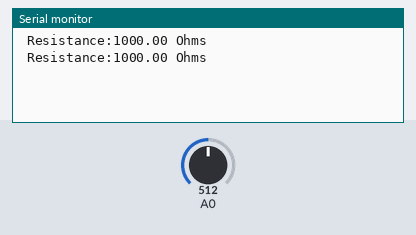
Simulated run of this sketch. Board: Arduino Uno, built with avr-gcc and run on an emulated ATmega328P. On the bench: the last lines printed to the serial monitor. The test bench sets the inputs (shaded band); at power-on: A0 = 512.

Above: at 1.8 s.
1.9 s: A0 set to 0
At 2.8 s:
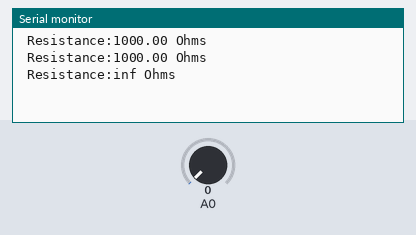
4.5 s: A0 set to 122
At 5.6 s:
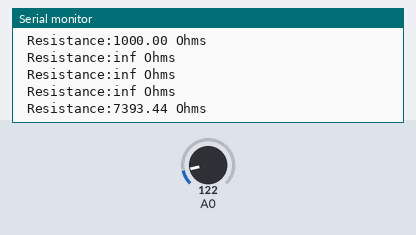

Measured:
- after the input at 1.9 s, the serial monitor: prints a new line after 0.10 s (image 1)
- after the input at 4.5 s, the serial monitor: prints a new line after 0.50 s (image 2)

The sketch:

resistor_reader.ino
```cpp
/* Resistance Measurement - www.circuits4you.com Reads an analog input on pin 0, converts it to resistance, and prints the result to the serial monitor. */
// the setup routine runs once when you press reset:
void setup() {
// initialize serial communication at 9600 bits per second:
Serial.begin( 9600);
}

// the loop routine runs over and over again forever:
void loop() {
// read the input on analog pin 0: int sensorValue = analogRead( A0);
int sensorValue = analogRead( A0);

// Convert the analog reading (which goes from 0 - 1023) to a voltage (0 - 5V):
float voltage = sensorValue*(5.0 / 1024.0);
float I = voltage / 1000;
float VRx = 5 - voltage;
float Rx = VRx / I;
Rx = (5 - voltage) / I;
// print out the value you read:
Serial.print(" Resistance:");
Serial.print( Rx);
Serial.println(" Ohms");
delay(1000);
}
```
